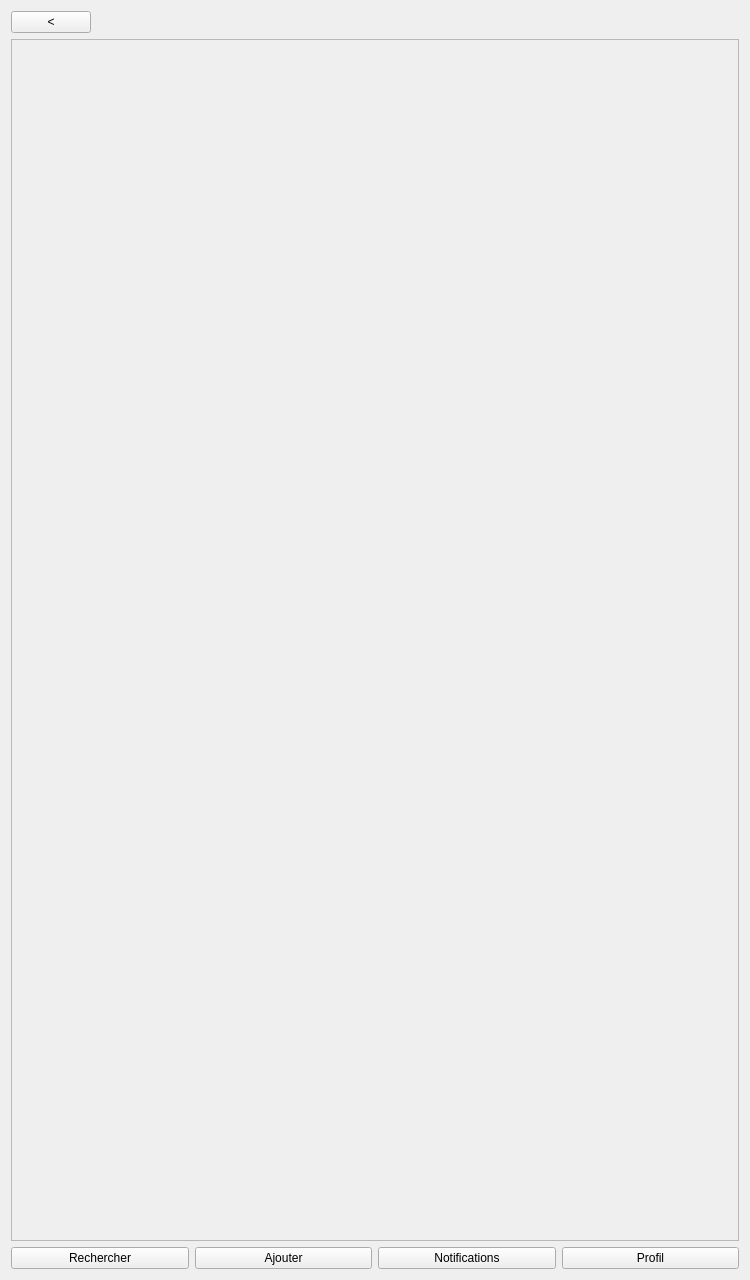
<?xml version="1.0" encoding="UTF-8"?>
<ui version="4.0">
 <class>Emprunt</class>
 <widget class="QWidget" name="Emprunt">
  <property name="geometry">
   <rect>
    <x>0</x>
    <y>0</y>
    <width>750</width>
    <height>1280</height>
   </rect>
  </property>
  <property name="windowTitle">
   <string>Form</string>
  </property>
  <layout class="QGridLayout" name="gridLayout">
   <item row="1" column="0">
    <widget class="QScrollArea" name="scrollArea">
     <property name="widgetResizable">
      <bool>true</bool>
     </property>
     <widget class="QWidget" name="scrollAreaWidgetContents">
      <property name="geometry">
       <rect>
        <x>0</x>
        <y>0</y>
        <width>730</width>
        <height>1194</height>
       </rect>
      </property>
      <layout class="QGridLayout" name="gridLayout_5">
       <item row="1" column="0">
        <layout class="QGridLayout" name="gridLayout_emprunt"/>
       </item>
       <item row="0" column="0">
        <spacer name="verticalSpacer">
         <property name="orientation">
          <enum>Qt::Vertical</enum>
         </property>
         <property name="sizeHint" stdset="0">
          <size>
           <width>20</width>
           <height>578</height>
          </size>
         </property>
        </spacer>
       </item>
       <item row="2" column="0">
        <spacer name="verticalSpacer_2">
         <property name="orientation">
          <enum>Qt::Vertical</enum>
         </property>
         <property name="sizeHint" stdset="0">
          <size>
           <width>20</width>
           <height>40</height>
          </size>
         </property>
        </spacer>
       </item>
      </layout>
     </widget>
    </widget>
   </item>
   <item row="0" column="0">
    <layout class="QGridLayout" name="gridLayout_3">
     <item row="0" column="0">
      <widget class="QPushButton" name="button_retour_profil">
       <property name="text">
        <string>&lt;</string>
       </property>
      </widget>
     </item>
     <item row="0" column="2">
      <layout class="QGridLayout" name="gridLayout_titre"/>
     </item>
     <item row="0" column="3">
      <spacer name="horizontalSpacer">
       <property name="orientation">
        <enum>Qt::Horizontal</enum>
       </property>
       <property name="sizeHint" stdset="0">
        <size>
         <width>40</width>
         <height>20</height>
        </size>
       </property>
      </spacer>
     </item>
     <item row="0" column="1">
      <spacer name="horizontalSpacer_2">
       <property name="orientation">
        <enum>Qt::Horizontal</enum>
       </property>
       <property name="sizeHint" stdset="0">
        <size>
         <width>40</width>
         <height>20</height>
        </size>
       </property>
      </spacer>
     </item>
    </layout>
   </item>
   <item row="3" column="0">
    <layout class="QGridLayout" name="gridLayout_4">
     <item row="0" column="0">
      <widget class="QPushButton" name="button_icones">
       <property name="text">
        <string>Rechercher</string>
       </property>
      </widget>
     </item>
     <item row="0" column="2">
      <widget class="QPushButton" name="button_icones_3">
       <property name="text">
        <string>Notifications</string>
       </property>
      </widget>
     </item>
     <item row="0" column="1">
      <widget class="QPushButton" name="button_icones_2">
       <property name="text">
        <string>Ajouter</string>
       </property>
      </widget>
     </item>
     <item row="0" column="3">
      <widget class="QPushButton" name="button_icones_4">
       <property name="text">
        <string>Profil</string>
       </property>
      </widget>
     </item>
    </layout>
   </item>
  </layout>
 </widget>
 <resources/>
 <connections/>
</ui>
